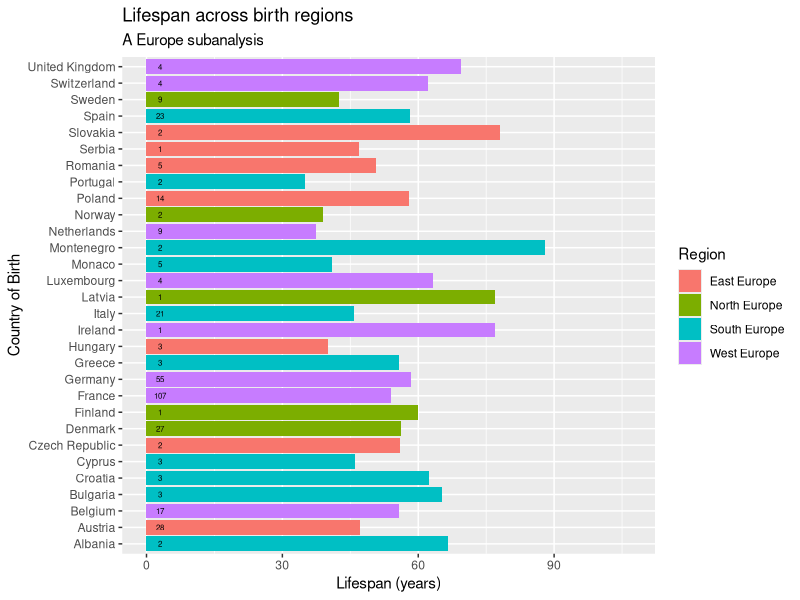
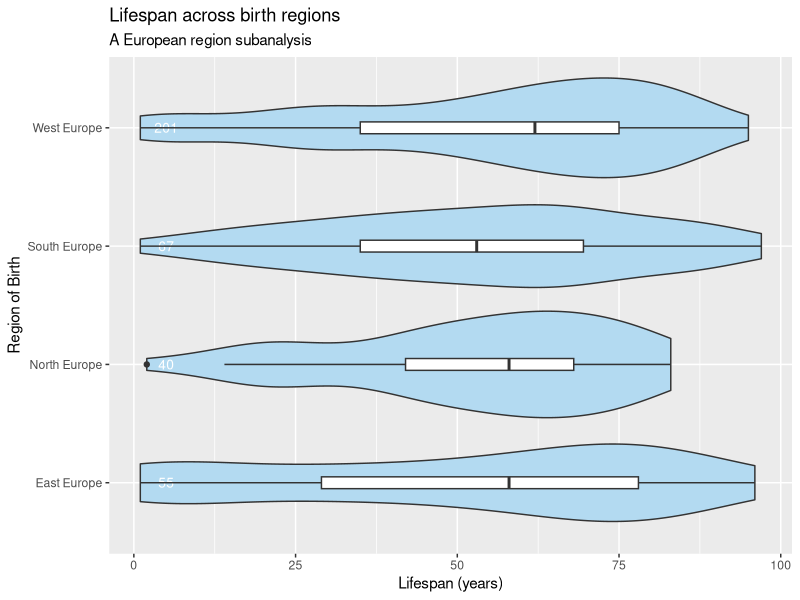

These charts were generated, in order, by the following R code:
library(tidyverse)
library(ggthemes)

royals_countries = read_csv("country_royals.csv")
filtered_count <- royals_countries|>
  rename('title_label' = 'ontology/title', 
         'birthYear' = 'ontology/birthYear', 'deathYear' = 'ontology/deathYear')|>
  filter(deathYear > birthYear)|>
  mutate(lifespan = deathYear - birthYear )|>
  filter(lifespan < 700)|>
  filter(!is.na(birthCountry))

region_mapping = read_csv("region_mapping.csv")

filtered_count <- left_join(filtered_count, region_mapping, by="birthCountry")

filtered_count <- filtered_count|>
  filter(continent == "Europe")

#count = count(region_mapping,region)

royals_country <- ggplot(data = filtered_count)+
  aes(x = birthCountry, fill = region)+
  geom_bar(aes(y = lifespan),
           stat = "summary",
           fun = "mean") +
  geom_text(aes(label=after_stat(count)), stat="count", size = 2, y=3)+
  theme(text = element_text(family = 'sans'))+
  labs(title = "Lifespan across birth regions",
       subtitle = "A Europe subanalysis",
       fill = "Region")+
  xlab("Country of Birth")+
  ylab("Lifespan (years)")+
  coord_flip()

print(royals_country)

#ggsave("birth_country_lifespan.pdf")

#violin plot
royals_violin <- ggplot(data = filtered_count)+
  aes(x = region, y = lifespan)+
  geom_violin(fill = '#B3DAF1') +
  geom_text(aes(label=after_stat(count)), stat="count", size = 3.5, y=5, color = 'white')+
  theme(text = element_text(family = 'sans'))+
  labs(title = "Lifespan across birth regions",
       subtitle = "A European region subanalysis",
       fill = "Region")+
  xlab("Region of Birth")+
  ylab("Lifespan (years)")+
  geom_boxplot(width = 0.1)+
  coord_flip()  
  
print(royals_violin)

#ggsave("birth_region_lifespan.pdf")
